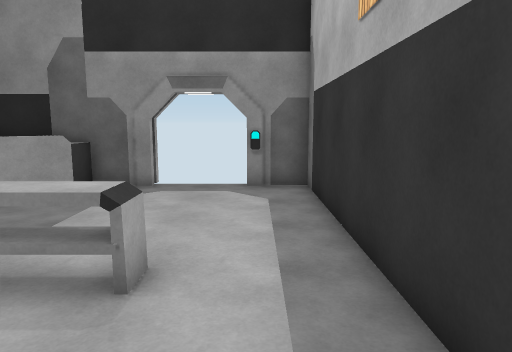
View 1 (above)

23 first-person views from a walk through a Unity game level. The camera is 1.2 m above the floor, tilts 8° down and sees 70° across. The floor is counted in squares, 1 m on a side. Each view is taken from the middle of a square. On the plan, view 1 faces up. The plan holds only what a view shows up to about 15 squares ahead; the rest is blank. Some animated figures are not drawn. Surface patterns are stand-ins for the level's own textures.

View 2
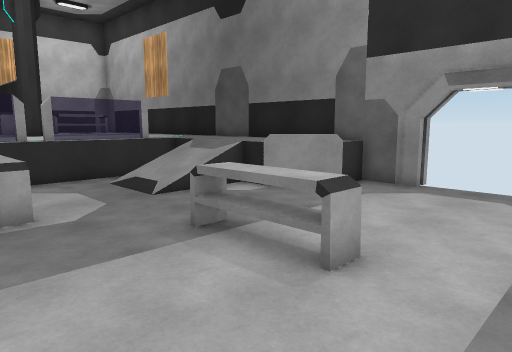

View 3
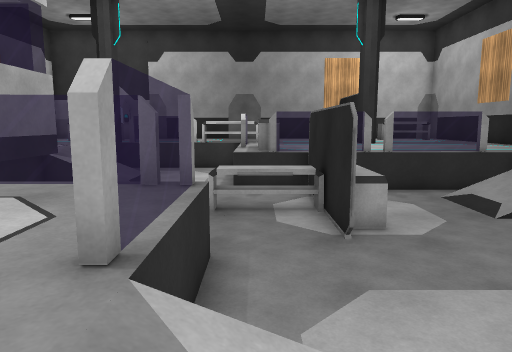

View 4
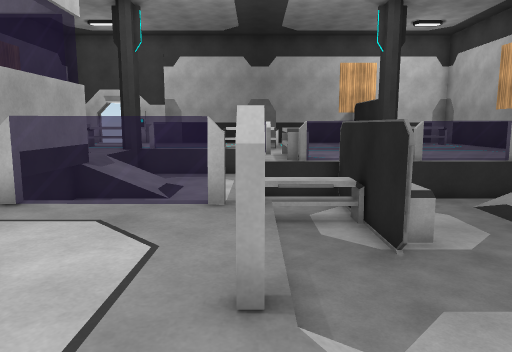

View 5
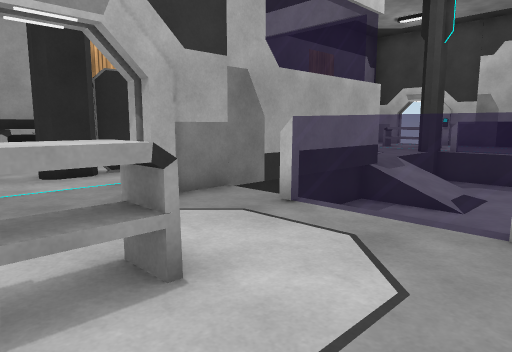

View 6
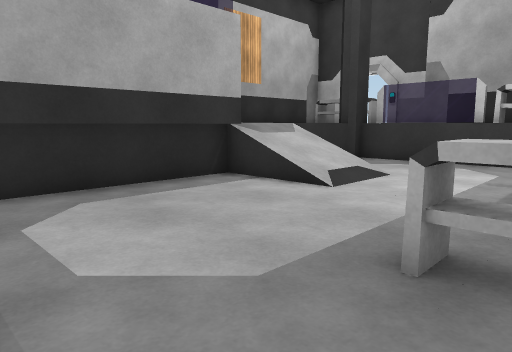

View 7
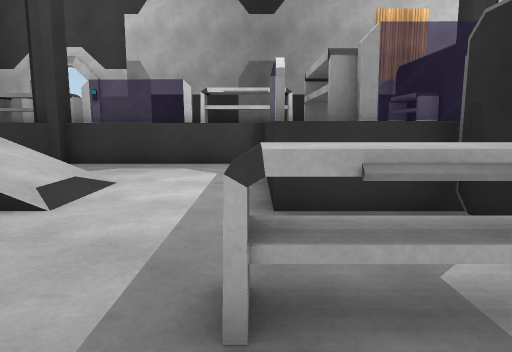

View 8
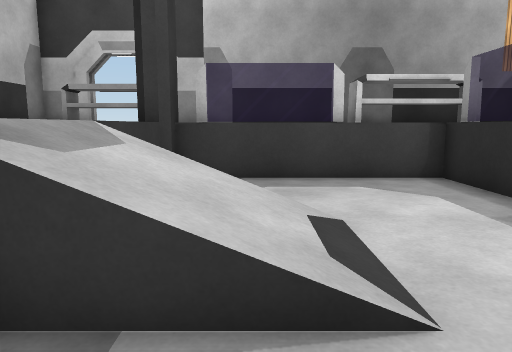

View 9
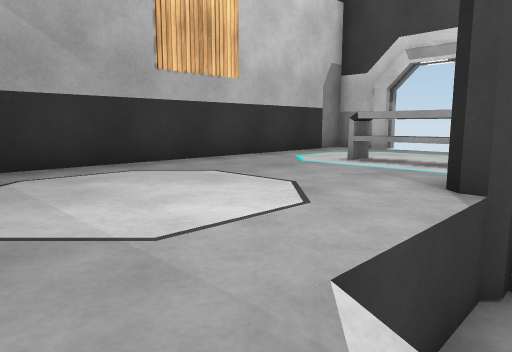

View 10
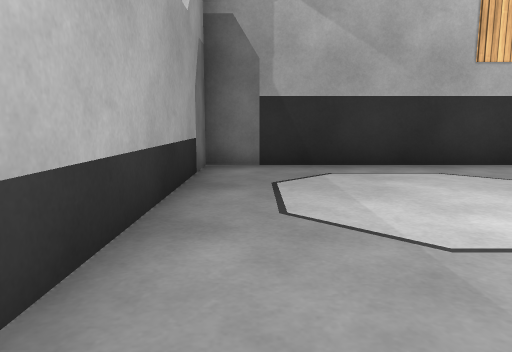

View 11
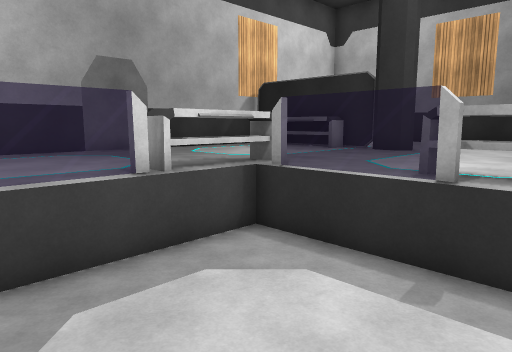

View 12
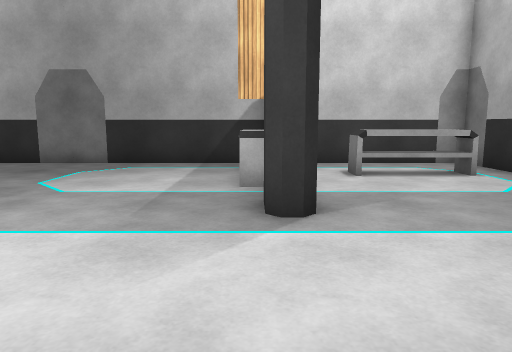

View 13
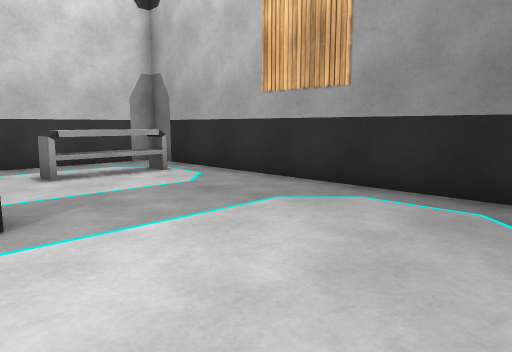

View 14
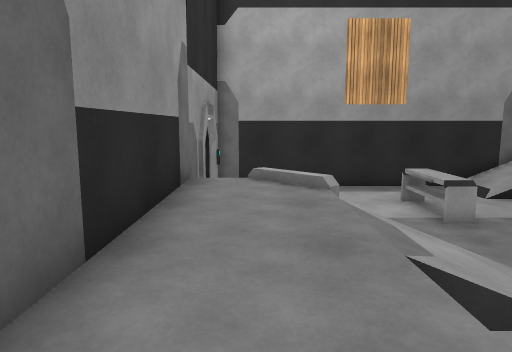

View 15
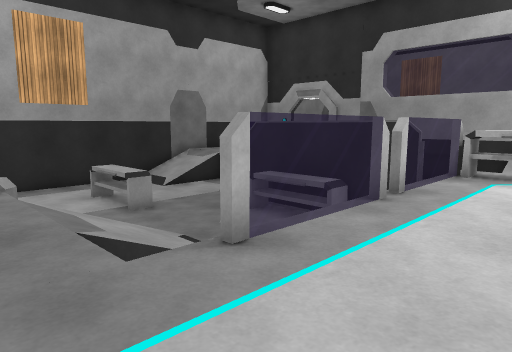

View 16
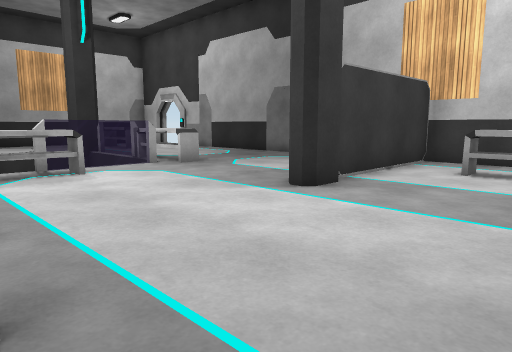

View 17
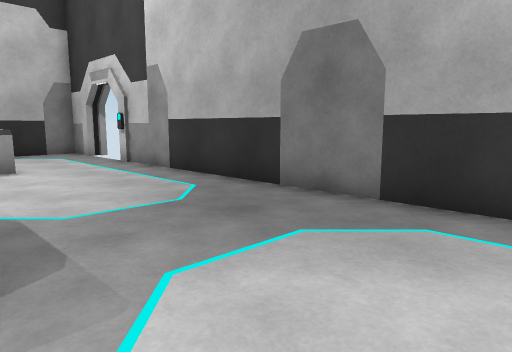

View 18
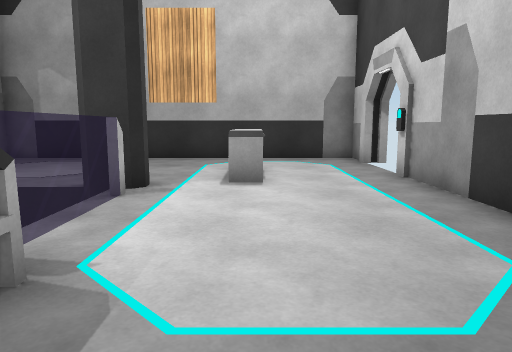

View 19
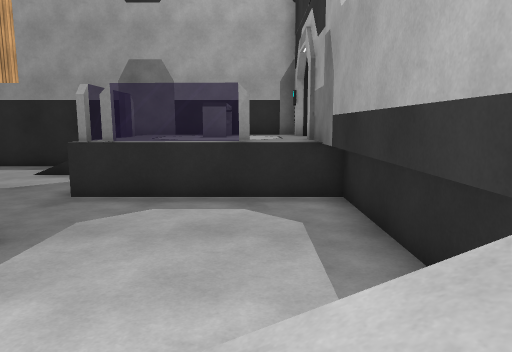

View 20
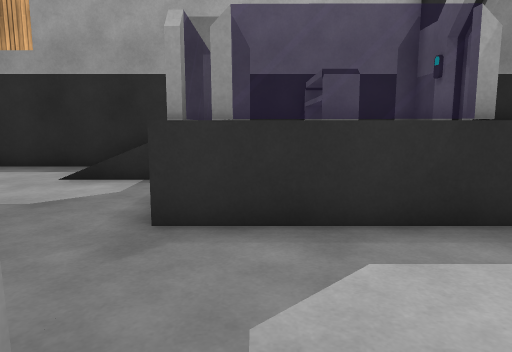

View 21
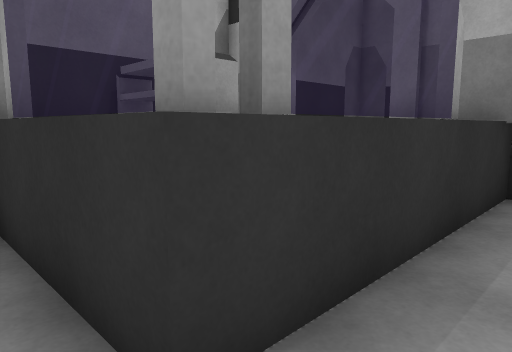

View 22
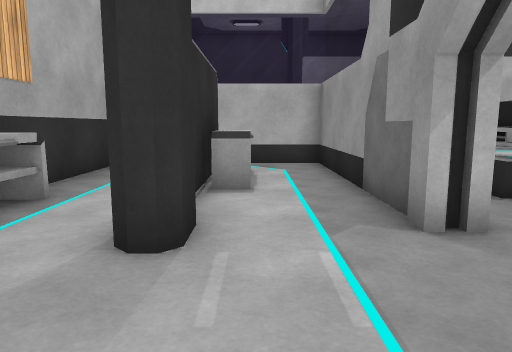

View 23
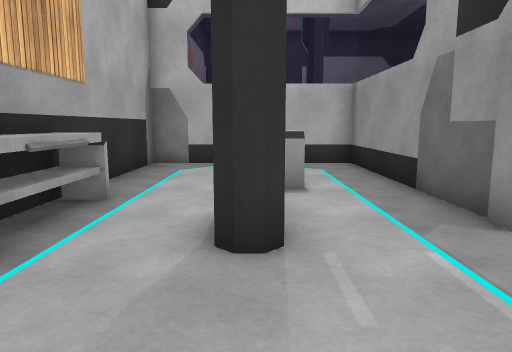

### Floor plan
Key: @ floor where view 1 was taken; # wall or solid block; x gap in a wall; . main floor; - floor 1.25 m lower than the main floor; / step, stairs or slope; = window, fence, low wall or low ledge; ^ raised ledge; v drop or lower ground; T table; H thing the floor can be seen under or through.
Columns run from 24 left of view 1 to 2 right of it. Each row starts with its distance up from view 1.
 11 #####################x  ###
 10 #........... .......------#
  9 #..T.............../------#
  8 #..T............../#------#
  7 #..T.........##//=--------#
  6 #..T.........==///--------#
  5 #............=////--------#
  4 ##TTTT##.....=------TTTT--#
  3 #............x------------#
  2 #............=-TTT--------#
  1 #............=##TT#----///#
  0 #.........TTT#--T------/@/#
 -1 #.....T...#T#^--T------= /#
 -2 #.....T#==#^^^--T--#===#..#
 -3 #.....##-----------=......#
 -4 #.....T#-----------=...TTT#
 -5 #.....=^---///-----=...TTT#
 -6 #.....=H---///-----x.... .#
 -7 #.....=H---//=-----x.... .#
 -8 #.....#Hv--..#########..###
 -9 #...T........#..........  #
-10 #...T........#..TTT..... .#
-11  ...T........#.#######.. .#
-12  ............#..........  #
-13 #............#......TT..  #
-14 ####################TT#####

Where each view was taken, in squares from view 1:
view 1: 0 up, 0 right, facing up
view 2: 0 up, 1 right, facing up-left
view 3: 1 down, 1 right, facing left
view 4: 2 down, 1 right, facing left
view 5: 2 down, 0 right, facing down-left
view 6: 1 down, 5 left, facing down-left
view 7: 2 down, 6 left, facing left
view 8: 6 down, 9 left, facing left
view 9: 7 down, 12 left, facing down-left
view 10: 7 down, 12 left, facing down
view 11: 7 down, 12 left, facing up-left
view 12: 4 up, 12 left, facing left
view 13: 4 up, 12 left, facing up-left
view 14: 9 up, 13 left, facing right
view 15: 9 up, 14 left, facing down-right
view 16: 9 up, 11 left, facing down-left
view 17: 2 up, 18 left, facing down-left
view 18: 1 down, 20 left, facing down
view 19: 6 down, 13 left, facing right
view 20: 3 down, 9 left, facing right
view 21: 1 down, 6 left, facing down-right
view 22: 10 down, 1 right, facing left
view 23: 11 down, 1 right, facing left
